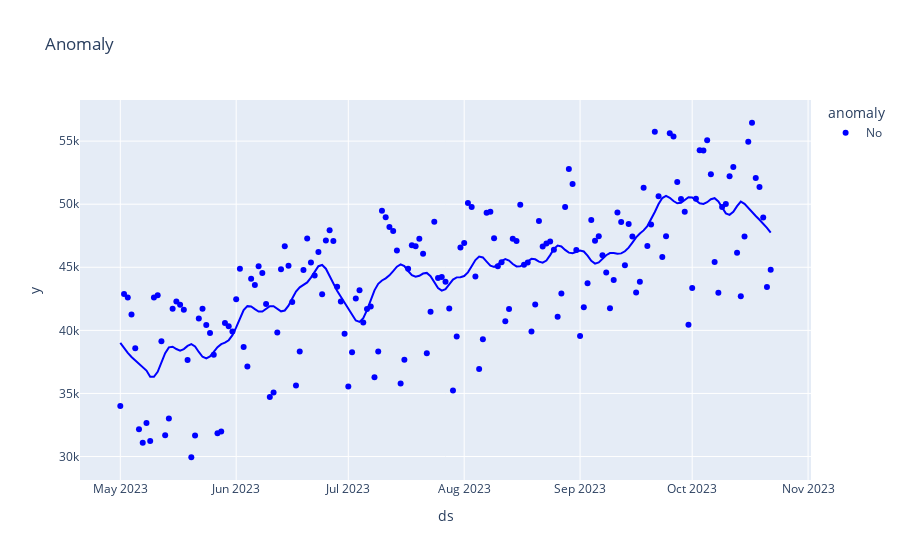

The code cell stored with this chart in its notebook:
### Code cell
color_discrete_map = {'Yes': 'rgb(255,12,0)', 'No': 'blue'}
fig = px.scatter(forecasting_final, x='ds', y='y', color='anomaly', title='Anomaly',
                 color_discrete_map=color_discrete_map, trendline="lowess",
                   trendline_options=dict(frac=0.1))
fig.show()

### Figure 1 — Plotly figure (JSON) as saved in the notebook; plotly's stock layout.template omitted (floating-point values rounded to 4 significant figures; data arrays with more than 128 entries replaced by an {"elided": "..."} marker saying what was removed)
{"data": [{"hovertemplate": "anomaly=No<br>ds=%{x}<br>y=%{y}<extra></extra>", "legendgroup": "No", "marker": {"color": "blue", "symbol": "circle"}, "mode": "markers", "name": "No", "orientation": "v", "showlegend": true, "type": "scatter", "x": {"elided": "175 str values"}, "xaxis": "x", "y": {"elided": "175 int values"}, "yaxis": "y"}, {"hovertemplate": "<b>LOWESS trendline</b><br><br>anomaly=No<br>ds=%{x}<br>y=%{y} <b>(trend)</b><extra></extra>", "legendgroup": "No", "marker": {"color": "blue", "symbol": "circle"}, "mode": "lines", "name": "No", "showlegend": false, "type": "scatter", "x": {"elided": "175 str values"}, "xaxis": "x", "y": {"elided": "175 float values"}, "yaxis": "y"}], "layout": {"legend": {"title": {"text": "anomaly"}, "tracegroupgap": 0}, "title": {"text": "Anomaly"}, "xaxis": {"anchor": "y", "domain": [0, 1], "title": {"text": "ds"}}, "yaxis": {"anchor": "x", "domain": [0, 1], "title": {"text": "y"}}}}
